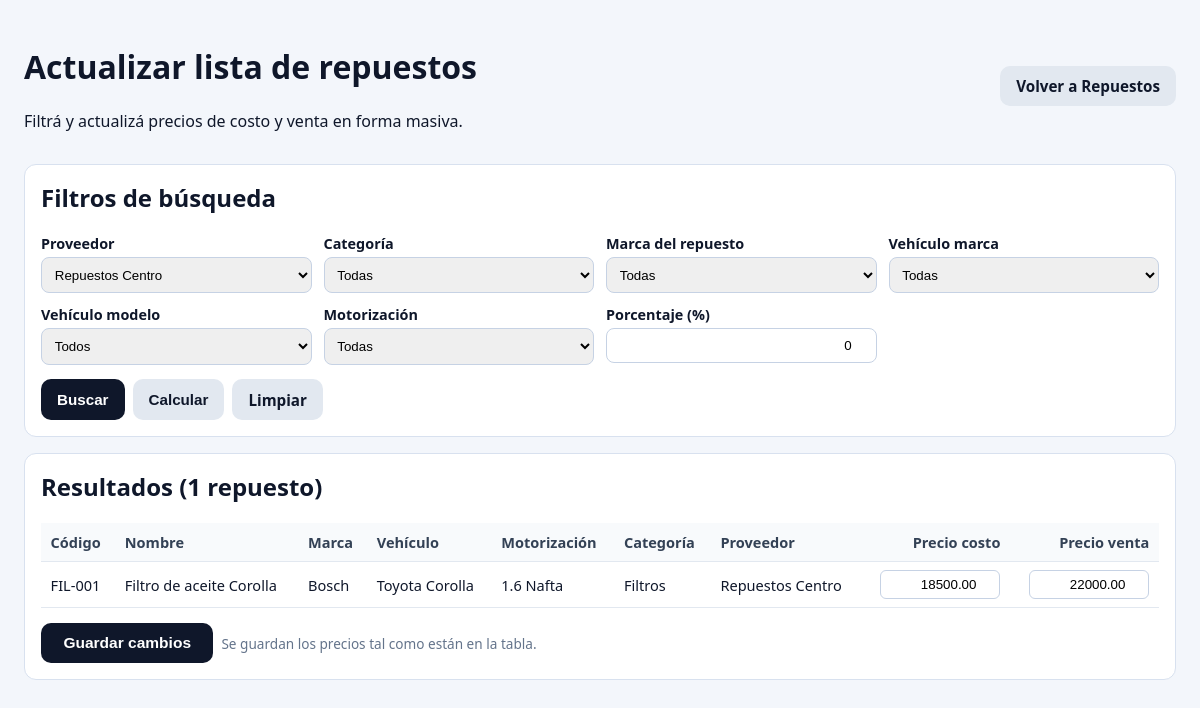
The page /actualizar_repuestos.php?f_proveedor_id=1 (signed in) on the database its author committed.
### tables this page shows
CREATE TABLE IF NOT EXISTS repuestos (
  id_repuesto INT AUTO_INCREMENT PRIMARY KEY,
  codigo VARCHAR(50) NOT NULL UNIQUE,
  nombre VARCHAR(150) NOT NULL,
  id_marca INT NULL,
  id_categoria INT NULL,
  id_unidad INT NULL,
  id_ubicacion INT NULL,
  id_proveedor INT NULL,
  stock_actual INT DEFAULT 0,
  stock_minimo INT DEFAULT 5,
  precio_costo DECIMAL(10,2) NULL,
  precio_venta DECIMAL(10,2) NULL,
  fecha_ingreso TIMESTAMP NOT NULL DEFAULT CURRENT_TIMESTAMP,
  activo TINYINT(1) DEFAULT 1,
  CONSTRAINT fk_repuestos_marca FOREIGN KEY (id_marca) REFERENCES marcas(id_marca),
  CONSTRAINT fk_repuestos_categoria FOREIGN KEY (id_categoria) REFERENCES categorias(id_categoria),
  CONSTRAINT fk_repuestos_unidad FOREIGN KEY (id_unidad) REFERENCES unidades(id_unidad),
  CONSTRAINT fk_repuestos_proveedor FOREIGN KEY (id_proveedor) REFERENCES proveedores(id_proveedor)
);

CREATE TABLE IF NOT EXISTS marcas (
  id_marca INT AUTO_INCREMENT PRIMARY KEY,
  nombre_marca VARCHAR(100) NOT NULL,
  activo TINYINT(1) DEFAULT 1
);

CREATE TABLE IF NOT EXISTS categorias (
  id_categoria INT AUTO_INCREMENT PRIMARY KEY,
  nombre_categoria VARCHAR(100) NOT NULL,
  activo TINYINT(1) DEFAULT 1
);

CREATE TABLE IF NOT EXISTS proveedores (
  id_proveedor INT AUTO_INCREMENT PRIMARY KEY,
  razon_social VARCHAR(150) NOT NULL,
  cuit VARCHAR(20) NULL UNIQUE,
  activo TINYINT(1) DEFAULT 1
);

### public/actualizar_repuestos.php (the view, shortened to what this page needs)
<?php
$projectRoot = dirname(__DIR__);
try {
    $pdo = Database::connect($projectRoot);
} catch (Throwable $e) {
    http_response_code(500);
    echo 'No se pudo conectar a la base de datos: ' . htmlspecialchars($e->getMessage());
    exit;
}
$catalogs = [];
try {
    $catalogs['proveedores']      = $pdo->query('SELECT id_proveedor AS id, razon_social AS nombre FROM proveedores WHERE activo = 1 ORDER BY razon_social')->fetchAll(PDO::FETCH_ASSOC);
    $catalogs['categorias']       = $pdo->query('SELECT id_categoria AS id, nombre_categoria AS nombre FROM categorias WHERE activo = 1 ORDER BY nombre_categoria')->fetchAll(PDO::FETCH_ASSOC);
    $catalogs['marcas']           = $pdo->query('SELECT id_marca AS id, nombre_marca AS nombre FROM marcas WHERE activo = 1 ORDER BY nombre_marca')->fetchAll(PDO::FETCH_ASSOC);
    $catalogs['vehiculos_marcas'] = $pdo->query('SELECT id_vehiculo_marca AS id, nombre_marca_v AS nombre FROM vehiculos_marcas WHERE activo = 1 ORDER BY nombre_marca_v')->fetchAll(PDO::FETCH_ASSOC);
    $catalogs['vehiculos_modelos'] = $pdo->query(
        'SELECT m.id_modelo AS id, m.nombre_modelo AS nombre, vm.id_vehiculo_marca AS marca_id
         FROM vehiculos_modelos m
         INNER JOIN vehiculos_marcas vm ON vm.id_vehiculo_marca = m.id_vehiculo_marca
         WHERE m.activo = 1 AND vm.activo = 1
         ORDER BY vm.nombre_marca_v, m.nombre_modelo'
    )->fetchAll(PDO::FETCH_ASSOC);
    $catalogs['motorizaciones']   = $pdo->query('SELECT id_motorizacion AS id, nombre_motor AS nombre FROM motorizaciones WHERE activo = 1 ORDER BY nombre_motor')->fetchAll(PDO::FETCH_ASSOC);
} catch (Throwable $e) {
    $error = 'No se pudieron cargar los catálogos: ' . $e->getMessage();
}
$filters = [
    'proveedor_id'       => (int) ($_GET['f_proveedor_id']       ?? ($_POST['f_proveedor_id']       ?? 0)),
    'categoria_id'       => (int) ($_GET['f_categoria_id']       ?? ($_POST['f_categoria_id']       ?? 0)),
    'marca_id'           => (int) ($_GET['f_marca_id']           ?? ($_POST['f_marca_id']           ?? 0)),
    'vehiculo_marca_id'  => (int) ($_GET['f_vehiculo_marca_id']  ?? ($_POST['f_vehiculo_marca_id']  ?? 0)),
    'vehiculo_modelo_id' => (int) ($_GET['f_vehiculo_modelo_id'] ?? ($_POST['f_vehiculo_modelo_id'] ?? 0)),
    'motorizacion_id'    => (int) ($_GET['f_motorizacion_id']    ?? ($_POST['f_motorizacion_id']    ?? 0)),
];
$searched = array_sum($filters) > 0;
$repuestos = [];
if ($searched) {
    try {
        $where  = ['r.activo = 1'];
        $params = [];
        if ($filters['proveedor_id'] > 0) {
            $where[]                     = 'r.id_proveedor = :f_proveedor_id';
            $params['f_proveedor_id']    = $filters['proveedor_id'];
        }
        $sql =
            'SELECT r.id_repuesto,
                    r.codigo,
                    r.nombre,
                    COALESCE(r.precio_costo, 0) AS precio_costo,
                    COALESCE(r.precio_venta, 0) AS precio_venta,
                    ma.nombre_marca        AS marca,
                    vm.nombre_marca_v      AS vehiculo_marca,
                    vmo.nombre_modelo      AS vehiculo_modelo,
                    mot.nombre_motor       AS motorizacion,
                    cat.nombre_categoria   AS categoria,
                    prov.razon_social      AS proveedor
             FROM repuestos r
             LEFT JOIN marcas ma          ON ma.id_marca        = r.id_marca
             LEFT JOIN categorias cat     ON cat.id_categoria   = r.id_categoria
             LEFT JOIN proveedores prov   ON prov.id_proveedor  = r.id_proveedor
             LEFT JOIN (
                 SELECT id_repuesto, MIN(id_modelo) AS id_modelo, MIN(id_motorizacion) AS id_motorizacion
                 FROM compatibilidad_vehiculos WHERE activo = 1
                 GROUP BY id_repuesto
             ) cv ON cv.id_repuesto = r.id_repuesto
             LEFT JOIN vehiculos_modelos vmo ON vmo.id_modelo        = cv.id_modelo
             LEFT JOIN vehiculos_marcas  vm  ON vm.id_vehiculo_marca  = vmo.id_vehiculo_marca
             LEFT JOIN motorizaciones    mot ON mot.id_motorizacion   = cv.id_motorizacion
             WHERE ' . implode(' AND ', $where) . '
             ORDER BY r.nombre';
        $stmt = $pdo->prepare($sql);
        $stmt->execute($params);
        $repuestos = $stmt->fetchAll(PDO::FETCH_ASSOC);
    } catch (Throwable $e) {
        $error = 'No fue posible cargar los repuestos: ' . $e->getMessage();
    }
}
?>
<!doctype html>
<html lang="es">
<head>
</head>
<body>
<div class="container">
    <div class="top">
        <div>
            <h1>Actualizar lista de repuestos</h1>
            <p>Filtrá y actualizá precios de costo y venta en forma masiva.</p>
        </div>
        <div class="actions" style="margin-top:0;">
            <a class="btn btn-muted" href="/compras.php">Volver a Repuestos</a>
        </div>
    </div>
    <div class="panel">
        <h2 style="margin-top:0;">Filtros de búsqueda</h2>
        <form method="get" action="/actualizar_repuestos.php" id="form-filtros" autocomplete="off">
            <div class="grid">
                <div>
                    <label for="f_proveedor_id">Proveedor</label>
                    <select id="f_proveedor_id" name="f_proveedor_id">
                        <?php foreach ($catalogs['proveedores'] as $row): ?>
                            <option value="<?= (int) $row['id'] ?>" <?= $filters['proveedor_id'] === (int) $row['id'] ? 'selected' : '' ?>>
                                <?= htmlspecialchars((string) $row['nombre']) ?>
                            </option>
                        <?php endforeach; ?>
                    </select>
                </div>
                <div>
                    <label for="f_categoria_id">Categoría</label>
                    <select id="f_categoria_id" name="f_categoria_id">
                        <option value="0">Todas</option>
                    </select>
                </div>
                <div>
                    <label for="f_marca_id">Marca del repuesto</label>
                    <select id="f_marca_id" name="f_marca_id">
                        <option value="0">Todas</option>
                    </select>
                </div>
                <div>
                    <label for="f_vehiculo_marca_id">Vehículo marca</label>
                    <select id="f_vehiculo_marca_id" name="f_vehiculo_marca_id">
                        <option value="0">Todas</option>
                    </select>
                </div>
                <div>
                    <label for="f_vehiculo_modelo_id">Vehículo modelo</label>
                    <select id="f_vehiculo_modelo_id" name="f_vehiculo_modelo_id">
                        <option value="0">Todos</option>
                    </select>
                </div>
                <div>
                    <label for="f_motorizacion_id">Motorización</label>
                    <select id="f_motorizacion_id" name="f_motorizacion_id">
                        <option value="0">Todas</option>
                    </select>
                </div>
                <div>
                    <label for="porcentaje">Porcentaje (%)</label>
                    <input
                        id="porcentaje"
                        name="porcentaje"
                        type="number"
                        step="0.01"
                        value="0"
                        style="text-align:right;"
                    >
                </div>
            </div>
            <div class="actions">
                <button class="btn btn-primary" type="submit">Buscar</button>
                <button class="btn btn-muted" type="button" id="btn-calcular">Calcular</button>
                <a class="btn btn-muted" href="/actualizar_repuestos.php">Limpiar</a>
            </div>
        </form>
    </div>
    <?php if ($searched): ?>
    <div class="panel">
        <h2 style="margin-top:0;">Resultados (<?= count($repuestos) ?> repuesto<?= count($repuestos) !== 1 ? 's' : '' ?>)</h2>
        <?php if (count($repuestos) === 0): ?>
            <p class="empty-msg">No se encontraron repuestos con esos filtros.</p>
        <?php else: ?>
        <form method="post" action="/actualizar_repuestos.php" autocomplete="off">
            <table>
                <thead>
                <tr>
                    <th>Código</th>
                    <th>Nombre</th>
                    <th>Marca</th>
                    <th>Vehículo</th>
                    <th>Motorización</th>
                    <th>Categoría</th>
                    <th>Proveedor</th>
                    <th class="num">Precio costo</th>
                    <th class="num">Precio venta</th>
                </tr>
                </thead>
                <tbody>
                <?php foreach ($repuestos as $rep): ?>
                <tr>
                    <td><?= htmlspecialchars((string) $rep['codigo']) ?></td>
                    <td><?= htmlspecialchars((string) $rep['nombre']) ?></td>
                    <td><?= htmlspecialchars((string) ($rep['marca'] ?? '-')) ?></td>
                    <td><?= htmlspecialchars(trim(($rep['vehiculo_marca'] ?? '') . ' ' . ($rep['vehiculo_modelo'] ?? ''))) ?: '-' ?></td>
                    <td><?= htmlspecialchars((string) ($rep['motorizacion'] ?? '-')) ?></td>
                    <td><?= htmlspecialchars((string) ($rep['categoria'] ?? '-')) ?></td>
                    <td><?= htmlspecialchars((string) ($rep['proveedor'] ?? '-')) ?></td>
                    <td class="num">
                        <input
                            class="price-input"
                            type="number"
                            name="precio_costo[]"
                            step="0.01"
                            min="0"
                            value="<?= htmlspecialchars(number_format((float) $rep['precio_costo'], 2, '.', '')) ?>"
                        >
                    </td>
                    <td class="num">
                        <input
                            class="price-input"
                            type="number"
                            name="precio_venta[]"
                            step="0.01"
                            min="0"
                            value="<?= htmlspecialchars(number_format((float) $rep['precio_venta'], 2, '.', '')) ?>"
                        >
                    </td>
                </tr>
                <?php endforeach; ?>
                </tbody>
            </table>
            <div class="actions">
                <button class="btn-save-all" type="submit">Guardar cambios</button>
                <p class="hint" style="margin:0;align-self:center;">Se guardan los precios tal como están en la tabla.</p>
            </div>
        </form>
        <?php endif; ?>
    </div>
    <?php elseif (!$searched): ?>
    <div class="panel">
        <p class="empty-msg">Seleccioná al menos un filtro y presioná <strong>Buscar</strong> para ver los repuestos.</p>
    </div>
    <?php endif; ?>
</div>
</body>
</html>

### public/actualizar_repuestos.php (style rules this page uses)
body { font-family: Segoe UI, Arial, sans-serif; margin: 1.5rem; background: #f3f6fb; color: #0f172a; }
.container { max-width: 1300px; margin: 0 auto; }
.top { display: flex; justify-content: space-between; align-items: center; gap: 1rem; margin-bottom: 1rem; }
.btn { display: inline-block; text-decoration: none; border: 0; border-radius: 10px; padding: 0.65rem 1rem; cursor: pointer; font-weight: 600; font-size: 0.95rem; }
.btn-primary { background: #0f172a; color: #fff; }
.btn-muted { background: #e2e8f0; color: #0f172a; }
.panel { background: #fff; border: 1px solid #d8e1ef; border-radius: 12px; padding: 1rem; margin-bottom: 1rem; }
.grid { display: grid; grid-template-columns: repeat(auto-fit, minmax(220px, 1fr)); gap: 0.75rem; }
label { display: block; font-size: 0.9rem; margin-bottom: 0.25rem; font-weight: 600; }
input, select { width: 100%; box-sizing: border-box; border: 1px solid #c6d2e4; border-radius: 8px; padding: 0.55rem; }
input[type="number"] { text-align: right; }
.actions { display: flex; gap: 0.5rem; flex-wrap: wrap; margin-top: 0.9rem; }
table { width: 100%; border-collapse: collapse; }
th, td { border-bottom: 1px solid #e2e8f0; padding: 0.55rem 0.6rem; text-align: left; font-size: 0.91rem; vertical-align: middle; }
th { background: #f8fafc; font-weight: 700; color: #334155; }
.num { text-align: right; }
.price-input { width: 120px; padding: 0.35rem 0.5rem; border: 1px solid #c6d2e4; border-radius: 6px; text-align: right; }
.btn-save-all { background: #0f172a; color: #fff; border: none; border-radius: 10px; padding: 0.7rem 1.4rem; font-weight: 700; cursor: pointer; font-size: 0.97rem; }
.hint { font-size: 0.85rem; color: #64748b; margin-top: 0.4rem; }

### rows shown on the page
repuestos: codigo "FIL-001", nombre "Filtro de aceite Corolla", id_marca.nombre_marca "Bosch", vehiculo_modelo "Toyota Corolla", motorizacion "1.6 Nafta", id_categoria.nombre_categoria "Filtros", id_proveedor.razon_social "Repuestos Centro", precio_costo "18500.00", precio_venta "22000.00"

### other values the page prints
count($repuestos) "1"
form field f_proveedor_id "Repuestos Centro"
